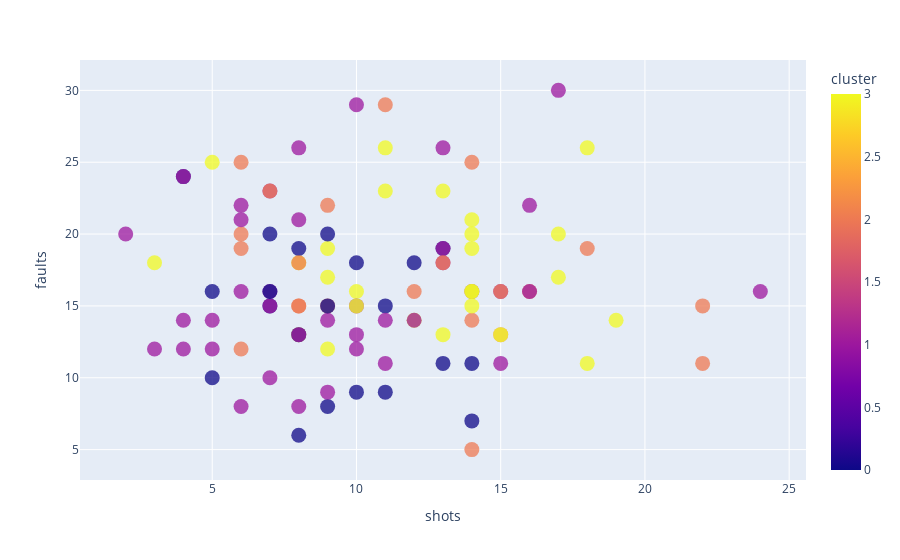

Write notebook code for a chart like this one.
### Code cell
# partidos que pierde o empata el barcelona
dataplot = bcn_nogana[(bcn_nogana.res_bcn==0) & (bcn_nogana.team !='Barcelona')]
fig = plotly.scatter( 
                    dataplot,
                    x='shots',
                    y='faults',
                    color='cluster',
                    hover_name='team',
                    hover_data=['season','rank']
                )
fig.update_traces(marker={'size': 15, 'opacity': .75})

### Figure 1 — Plotly figure (JSON) as saved in the notebook; plotly's stock layout.template omitted (floating-point values rounded to 4 significant figures; data arrays with more than 128 entries replaced by an {"elided": "..."} marker saying what was removed)
{"data": [{"customdata": {"elided": "107x2 mixed values"}, "hovertemplate": "<b>%{hovertext}</b><br><br>shots=%{x}<br>faults=%{y}<br>season=%{customdata[0]}<br>rank=%{customdata[1]}<br>cluster=%{marker.color}<extra></extra>", "hovertext": ["Ath Madrid", "Valencia", "Zaragoza", "Ath Madrid", "Valencia", "Osasuna", "Real Madrid", "Sevilla", "Ath Bilbao", "Valencia", "Real Madrid", "Ath Madrid", "Espanol", "Valencia", "Sevilla", "Real Madrid", "Zaragoza", "Villarreal", "Betis", "Espanol", "Villarreal", "Getafe", "Real Madrid", "Ath Madrid", "Villarreal", "Betis", "Getafe", "Espanol", "La Coruna", "Real Madrid", "Mallorca", "Numancia", "Santander", "Getafe", "Espanol", "Ath Madrid", "Villarreal", "Mallorca", "Osasuna", "Villarreal", "Ath Madrid", "Hercules", "Mallorca", "Sociedad", "La Coruna", "Sevilla", "Getafe", "Osasuna", "Real Madrid", "Real Madrid", "Sociedad", "Real Madrid", "Ath Bilbao", "Valencia", "Sociedad", "Valladolid", "Granada", "Getafe", "Ath Madrid", "Real Madrid", "Celta", "Sociedad", "Malaga", "La Coruna", "Celta", "Sevilla", "La Coruna", "Real Madrid", "Sociedad", "Valencia", "Alaves", "Ath Madrid", "Celta", "Malaga", "Real Madrid", "La Coruna", "Malaga", "Celta", "Getafe", "Real Madrid", "Levante", "Girona", "Leganes", "Ath Bilbao", "Betis", "Valencia", "Celta", "Ath Bilbao", "Granada", "Levante", "Real Madrid", "Valencia", "Real Madrid", "Ath Madrid", "Osasuna", "Sevilla", "Getafe", "Real Madrid", "Ath Madrid", "Cadiz", "Valencia", "Eibar", "Cadiz", "Real Madrid", "Granada", "Ath Madrid", "Celta"], "legendgroup": "", "marker": {"color": [1, 3, 1, 1, 3, 2, 3, 2, 1, 2, 3, 2, 1, 2, 3, 3, 2, 2, 0, 1, 3, 0, 3, 2, 3, 1, 0, 1, 1, 3, 2, 0, 1, 0, 1, 2, 2, 1, 0, 2, 1, 0, 0, 0, 0, 1, 1, 2, 3, 3, 2, 3, 2, 1, 2, 0, 0, 0, 3, 3, 1, 1, 1, 0, 2, 2, 0, 3, 1, 1, 1, 3, 1, 1, 3, 0, 1, 1, 1, 3, 0, 0, 1, 2, 1, 2, 0, 1, 2, 1, 3, 1, 3, 3, 1, 2, 0, 3, 3, 1, 1, 0, 1, 3, 1, 3, 1], "coloraxis": "coloraxis", "opacity": 0.75, "size": 15, "symbol": "circle"}, "mode": "markers", "name": "", "orientation": "v", "showlegend": false, "type": "scatter", "x": [16, 5, 7, 13, 9, 11, 3, 16, 15, 6, 18, 6, 17, 6, 14, 13, 14, 9, 4, 8, 8, 13, 11, 8, 8, 13, 11, 6, 24, 19, 22, 5, 2, 7, 4, 22, 6, 16, 10, 8, 13, 9, 11, 8, 8, 6, 7, 7, 14, 10, 14, 14, 15, 8, 15, 7, 5, 8, 12, 18, 10, 6, 11, 10, 18, 12, 13, 14, 5, 7, 5, 9, 14, 4, 14, 14, 8, 10, 10, 17, 12, 7, 10, 8, 15, 14, 14, 11, 9, 9, 17, 8, 13, 10, 9, 13, 9, 15, 9, 7, 12, 9, 3, 14, 6, 11, 4], "xaxis": "x", "y": [22, 25, 23, 26, 19, 29, 18, 16, 16, 12, 26, 25, 30, 19, 19, 23, 25, 15, 24, 21, 13, 19, 23, 15, 18, 18, 9, 16, 16, 14, 11, 16, 20, 20, 24, 15, 20, 16, 18, 15, 19, 8, 15, 19, 13, 8, 16, 23, 20, 16, 14, 21, 16, 8, 13, 15, 10, 6, 14, 11, 29, 21, 11, 9, 19, 16, 11, 15, 14, 15, 12, 17, 16, 12, 16, 7, 26, 12, 13, 20, 18, 16, 15, 18, 11, 5, 11, 14, 22, 9, 17, 13, 13, 15, 14, 18, 20, 13, 12, 10, 14, 15, 12, 16, 22, 26, 14], "yaxis": "y"}], "layout": {"coloraxis": {"colorbar": {"title": {"text": "cluster"}}, "colorscale": [[0, "#0d0887"], [0.1111, "#46039f"], [0.2222, "#7201a8"], [0.3333, "#9c179e"], [0.4444, "#bd3786"], [0.5556, "#d8576b"], [0.6667, "#ed7953"], [0.7778, "#fb9f3a"], [0.8889, "#fdca26"], [1, "#f0f921"]]}, "legend": {"tracegroupgap": 0}, "margin": {"t": 60}, "xaxis": {"anchor": "y", "domain": [0, 1], "title": {"text": "shots"}}, "yaxis": {"anchor": "x", "domain": [0, 1], "title": {"text": "faults"}}}}
